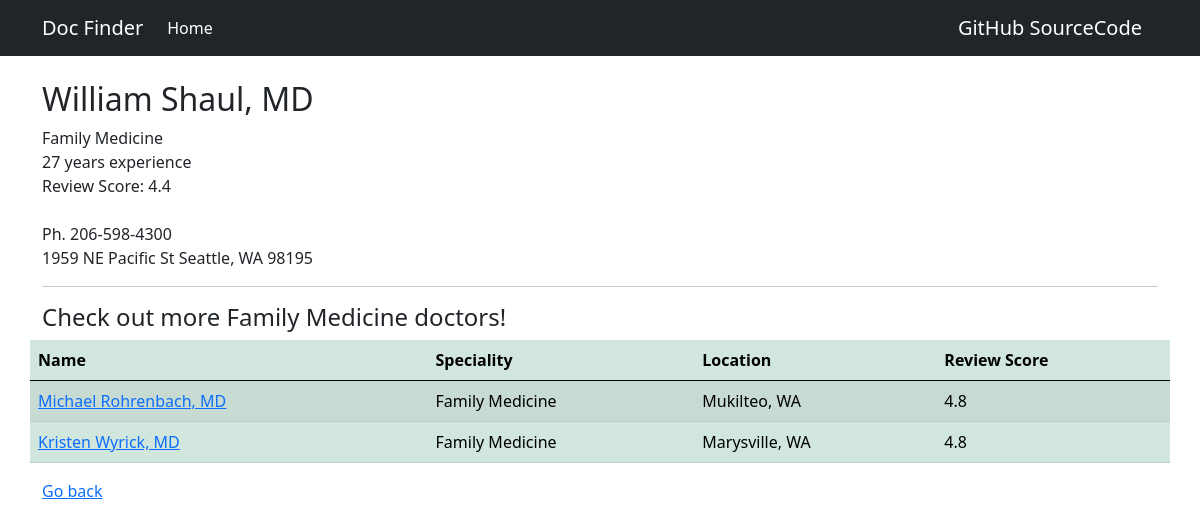
Page /2/ on the committed database.
### finder/models.py (models this page shows, shortened)
class Data(models.Model):
    name = models.CharField(max_length=100)
    specialty = models.CharField(max_length=100)
    location = models.CharField(max_length=100)
    review_score = models.FloatField(default=0)
    years = models.CharField(max_length=100, default=0)
    phone = models.CharField(default=False, max_length=100)
    address = models.TextField(blank=True, null=True)

### finder/views.py (the view)
# urls.py: path('<int:profile_id>/', views.profile, name='profile'),
def profile(request, profile_id):
    profile = Data.objects.get(pk=profile_id)
    similar = Data.objects.filter(
        specialty__icontains=profile.specialty
    ).exclude(
        name__icontains=profile.name
    )
    context = {
        'profile': profile,
        'similar': similar,
    }
    return render(request, 'finder/profile.html', context)

### templates/finder/profile.html
{% extends 'partials/base.html' %}
{% block content %}
  <div class="column is-center"><br>
    <h2>{{ profile.name }}</h2>
    {{ profile.specialty }}<br>
    {{ profile.years }} years experience<br>
    Review Score: {{ profile.review_score }}<br><br>
    Ph. {{ profile.phone }}<br>
    {{ profile.address }}<hr>
    <h4>Check out more {{ profile.specialty }} doctors!</h4>
  </div>
  <table class="table table-success table-striped">
      <thead>
        <tr>
          <th scope="col">Name</th>
          <th scope="col">Speciality</th>
          <th scope="col">Location</th>
          <th scope="col">Review Score</th>
        </tr>
      </thead>
      <tbody>
        {% for other in similar %}
        <tr>
          <td><a href="{% url 'profile' other.id %}">{{ other.name }}</a></td>
          <td>{{ other.specialty }}</td>
          <td>{{ other.location }}</td>
          <td>{{ other.review_score }}</td>
        </tr>
        {% endfor %}
      </tbody>
  </table>
  <a href="{% url 'index' %}" class="button is-grey-light">Go back</a>
  </div>
</div>
{% endblock %}

### rows in the picture
Data: name "William Shaul, MD", specialty "Family Medicine", years "27", review_score "4.4", phone "206-598-4300", address "1959 NE Pacific St Seattle, WA 98195"
Data: name "Michael Rohrenbach, MD", specialty "Family Medicine", location "Mukilteo, WA", review_score "4.8"
Data: name "Kristen Wyrick, MD", specialty "Family Medicine", location "Marysville, WA", review_score "4.8"
